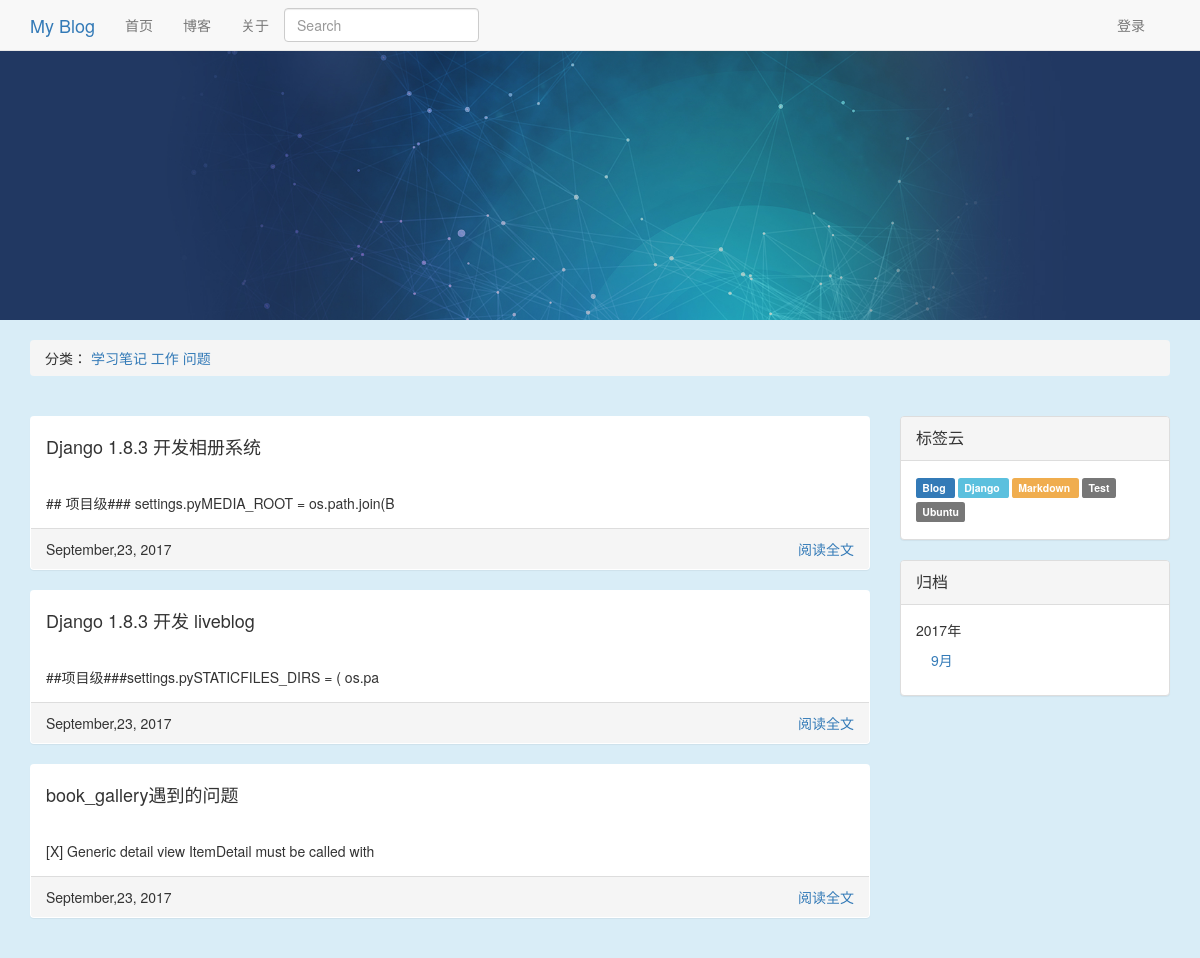
The app's page /blog/tag/2/ with its own data.
### blog/models.py (models this page shows, shortened)
class Category(models.Model):
    name = models.CharField('类名', max_length=20)
    created_time = models.DateTimeField('创建时间', auto_now_add=True)
    last_modified_time = models.DateTimeField('修改时间', auto_now=True)
    def __unicode__(self):
        return self.name

class Article(models.Model):
    STATUS_CHOICES = (
        ('d', 'Draft'),
        ('p', 'Published'),
    )
    objects = ArticleManager()
    title = models.CharField('标题', max_length=70)
    body = models.TextField('正文')
    created_time = models.DateTimeField('创建时间', auto_now_add=True)
    tags = models.ManyToManyField('Tag', verbose_name='标签集合', blank=True)
    last_modified_time = models.DateTimeField('修改时间', auto_now=True)
    status = models.CharField('文章状态', max_length=1, choices=STATUS_CHOICES)
    abstract = models.CharField('摘要', max_length=254, blank=True, null=True,
                                help_text="可选，如若为空将摘取正文的前254个字符")
    views = models.PositiveIntegerField('浏览量', default=0)
    likes = models.PositiveIntegerField('点赞数', default=0)
    topped = models.BooleanField('置顶', default=False)
    category = models.ForeignKey('Category', verbose_name='分类',
                                 null=True,
                                 on_delete=models.SET_NULL)
    class Meta:
        ordering = ['-last_modified_time']

class Tag(models.Model):
    name = models.CharField('标签名', max_length=20)
    created_time = models.DateTimeField('创建时间', auto_now_add=True)
    last_modified_time = models.DateTimeField('修改时间', auto_now=True)
    def __unicode__(self):
        return self.name

### blog/views.py (the view)
# urls.py: url(r'^blog/tag/(?P<tag_id>\d+)/$', TagView.as_view(), name='tag'),
class TagView(ListView):
    template_name = "blog/index.html"
    context_object_name = "article_list"
    def get_queryset(self):
        article_list = Article.objects.filter(tags=self.kwargs['tag_id'], status='p')
        return article_list
    def get_context_data(self, **kwargs):
        kwargs['category_list'] = Category.objects.all().order_by('name')
        kwargs['tag_list'] = Tag.objects.all().order_by('name')
        kwargs['date_archive'] = Article.objects.archive()
        kwargs['color_list'] = ['default', 'info', 'primary', 'warning', 'danger']
        return super(TagView, self).get_context_data(**kwargs)

### blog/models.py (called while the page is built)
    def archive(self):
        data_list = Article.objects.datetimes('created_time', 'month', order='DESC')
        data_dict = defaultdict(list)
        for d in data_list:
            data_dict[d.year].append(d.month)
        return sorted(data_dict.items(), reverse=True)

### templates/blog/index.html (shortened to what this page needs)
{% extends "blog/base.html" %}
{% block left %}
     {% for article in article_list %}
        <div class="panel">
            <div class="panel-heading">
                <div class="panel-title">
                    <h4>{{ article.title }}</h4></div>
            </div>
            <div class="panel-body">
                {{ article.abstract }}
            </div>
            <div class="panel-footer">
               <span>{{ article.last_modified_time | date:"F,j, Y" }}</span>
                <span class="pull-right"><a href="{% url 'article' article.id %}">阅读全文</a></span>
            </div>
        </div>
    {% endfor %}
{% endblock %}

### templates/blog/base.html (shortened to what this page needs)
<!DOCTYPE html>
<html lang="en">
<head>
    {% load staticfiles %}
    <link rel="stylesheet" href="{% static 'blog/css/bootstrap.min2.css' %}">
    <link rel="stylesheet" href="{% static 'blog/css/code.css' %}">
    <link rel="stylesheet" href="{% static 'blog/css/github.css' %}">
</head>
<body class="bg-info">
{% block nav %}
        <nav class="navbar navbar-default navbar-static-top" style="margin-bottom: 0px;">
        <div class="container">
            <div class="nav-header">
                <div class="navbar-brand"><a href="{% url 'index' %}">My Blog</a></div>
            </div>
            <ul class="nav navbar-nav">
                <li><a href="{% url 'index' %}">首页</a></li>
                <li><a href="{% url 'index' %}">博客</a></li>
                <li><a href="{% url 'index' %}">关于</a></li>
            </ul>
            <ul class="nav navbar-nav navbar-right" style="margin-right: 10px;">
                <li><a href="../admin/" class="navbar-link">登录</a></li>
            </ul>
            <form class="navbar-form" action="" method="get">
                <input class="form-control" type="text" name="q" placeholder="Search">
            </form>
            </div>
        </nav>
{% endblock %}
{% block banner %}
        <img class="img-responsive" src="{% static 'blog/img/banner_wide.jpg' %}">
{% endblock %}
{% block breadcrumb %}
    <div class="container" style="margin-top: 20px;">
        <ol class="breadcrumb">
           <span>分类：</span>
            {% for category in category_list %}
                <a href="{% url 'category' category.id %}">{{ category }}</a>
            {% endfor %}
        </ol>
    </div>
{% endblock %}
<div class="container" style="margin-top: 20px;">
    {% block content %}
        <div class="col-md-9" style="padding-left: 0px;">
            {% block left %}{% endblock %}
        </div>
        <div class="col-md-3" style="padding-right: 0px;">
        {% block right %}
            <div class="panel panel-default">
                <div class="panel-heading"><div class="panel-title">标签云</div></div>
                <div class="panel-body">
                    {% for tag in tag_list %}
                        <a class="label label-{{ color_list | random }}" style="line-height: 24px;margin-right: 3px;" href="{% url 'tag' tag.id  %}">
                            {{ tag }}
                        </a>
                    {% endfor %}
                </div>
            </div>
            <div class="panel panel-default">
                <div class="panel-heading"><div class="panel-title">归档</div></div>
                <div class="panel-body">
                    {% for year,month_list in date_archive %}
                        <ul class="nav nav-stacked">
                            {{ year }}年
                             {% for month in month_list %}
                                 <li><a href="{% url 'archive' year month %}">{{ month }}月</a></li>
                             {% endfor %}
                        </ul>
                    {% endfor %}
                </div>
            </div>
        {% endblock %}
        </div>
    {% endblock %}
</div>
</body>
</html>

### records on screen
Category: name "学习笔记"
Category: name "工作"
Category: name "问题"
Article: title "Django 1.8.3 开发相册系统", abstract "## 项目级### settings.pyMEDIA_ROOT = os.path.join(B", last_modified_time "September,23, 2017"
Article: title "Django 1.8.3 开发 liveblog", abstract "##项目级###settings.pySTATICFILES_DIRS = ( os.pa", last_modified_time "September,23, 2017"
Article: title "book_gallery遇到的问题", abstract "[X] Generic detail view ItemDetail must be called with", last_modified_time "September,23, 2017"
Tag: name "Blog"
Tag: name "Django"
Tag: name "Markdown"
Tag: name "Test"
Tag: name "Ubuntu"

### other values on screen
{{ year }} "2017"
{{ month }} "9"
